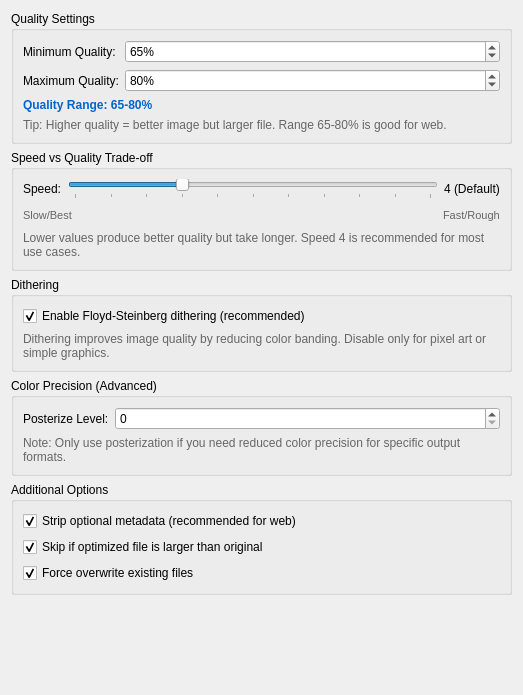
<?xml version="1.0" encoding="UTF-8"?>
<ui version="4.0">
 <class>PngQuantPrefWidget</class>
 <widget class="QWidget" name="PngQuantPrefWidget">
  <property name="geometry">
   <rect>
    <x>0</x>
    <y>0</y>
    <width>523</width>
    <height>695</height>
   </rect>
  </property>
  <property name="windowTitle">
   <string>PNG Optimization Settings</string>
  </property>
  <layout class="QVBoxLayout" name="verticalLayout">
   <item>
    <widget class="QGroupBox" name="qualityGroupBox">
     <property name="title">
      <string>Quality Settings</string>
     </property>
     <layout class="QFormLayout" name="formLayout">
      <item row="0" column="0">
       <widget class="QLabel" name="qualityMinLabel">
        <property name="toolTip">
         <string>Don't save if quality falls below this level (0-100)</string>
        </property>
        <property name="text">
         <string>Minimum Quality:</string>
        </property>
       </widget>
      </item>
      <item row="0" column="1">
       <widget class="QSpinBox" name="qualityMinSpinBox">
        <property name="toolTip">
         <string>Minimum acceptable quality (lower = more compression but worse quality)</string>
        </property>
        <property name="suffix">
         <string>%</string>
        </property>
        <property name="minimum">
         <number>0</number>
        </property>
        <property name="maximum">
         <number>100</number>
        </property>
        <property name="value">
         <number>65</number>
        </property>
       </widget>
      </item>
      <item row="1" column="0">
       <widget class="QLabel" name="qualityMaxLabel">
        <property name="toolTip">
         <string>Use fewer colors to stay below this quality (0-100)</string>
        </property>
        <property name="text">
         <string>Maximum Quality:</string>
        </property>
       </widget>
      </item>
      <item row="1" column="1">
       <widget class="QSpinBox" name="qualityMaxSpinBox">
        <property name="toolTip">
         <string>Maximum quality level (higher = better quality but larger file)</string>
        </property>
        <property name="suffix">
         <string>%</string>
        </property>
        <property name="minimum">
         <number>0</number>
        </property>
        <property name="maximum">
         <number>100</number>
        </property>
        <property name="value">
         <number>80</number>
        </property>
       </widget>
      </item>
      <item row="2" column="0" colspan="2">
       <widget class="QLabel" name="qualityRangeLabel">
        <property name="styleSheet">
         <string>color: #0066CC; font-weight: bold;</string>
        </property>
        <property name="text">
         <string>Quality Range: 65-80%</string>
        </property>
       </widget>
      </item>
      <item row="3" column="0" colspan="2">
       <widget class="QLabel" name="qualityHintLabel">
        <property name="styleSheet">
         <string>color: #666; font-size: 9pt;</string>
        </property>
        <property name="text">
         <string>Tip: Higher quality = better image but larger file. Range 65-80% is good for web.</string>
        </property>
        <property name="wordWrap">
         <bool>true</bool>
        </property>
       </widget>
      </item>
     </layout>
    </widget>
   </item>
   <item>
    <widget class="QGroupBox" name="speedGroupBox">
     <property name="title">
      <string>Speed vs Quality Trade-off</string>
     </property>
     <layout class="QVBoxLayout" name="verticalLayout_2">
      <item>
       <layout class="QHBoxLayout" name="horizontalLayout">
        <item>
         <widget class="QLabel" name="speedLabel">
          <property name="text">
           <string>Speed:</string>
          </property>
         </widget>
        </item>
        <item>
         <widget class="QSlider" name="speedSlider">
          <property name="toolTip">
           <string>1=slow but best quality, 4=default, 11=fast but rougher</string>
          </property>
          <property name="minimum">
           <number>1</number>
          </property>
          <property name="maximum">
           <number>11</number>
          </property>
          <property name="value">
           <number>4</number>
          </property>
          <property name="orientation">
           <enum>Qt::Orientation::Horizontal</enum>
          </property>
          <property name="tickPosition">
           <enum>QSlider::TickPosition::TicksBelow</enum>
          </property>
          <property name="tickInterval">
           <number>1</number>
          </property>
         </widget>
        </item>
        <item>
         <widget class="QLabel" name="speedValueLabel">
          <property name="text">
           <string>4 (Default)</string>
          </property>
         </widget>
        </item>
       </layout>
      </item>
      <item>
       <layout class="QHBoxLayout" name="speedLabelsLayout">
        <item>
         <widget class="QLabel" name="slowLabel">
          <property name="styleSheet">
           <string>font-size: 8pt; color: #666;</string>
          </property>
          <property name="text">
           <string>Slow/Best</string>
          </property>
         </widget>
        </item>
        <item>
         <spacer name="horizontalSpacer">
          <property name="orientation">
           <enum>Qt::Orientation::Horizontal</enum>
          </property>
          <property name="sizeHint" stdset="0">
           <size>
            <width>40</width>
            <height>20</height>
           </size>
          </property>
         </spacer>
        </item>
        <item>
         <widget class="QLabel" name="fastLabel">
          <property name="styleSheet">
           <string>font-size: 8pt; color: #666;</string>
          </property>
          <property name="text">
           <string>Fast/Rough</string>
          </property>
         </widget>
        </item>
       </layout>
      </item>
      <item>
       <widget class="QLabel" name="speedHintLabel">
        <property name="styleSheet">
         <string>color: #666; font-size: 9pt;</string>
        </property>
        <property name="text">
         <string>Lower values produce better quality but take longer. Speed 4 is recommended for most use cases.</string>
        </property>
        <property name="wordWrap">
         <bool>true</bool>
        </property>
       </widget>
      </item>
     </layout>
    </widget>
   </item>
   <item>
    <widget class="QGroupBox" name="ditheringGroupBox">
     <property name="title">
      <string>Dithering</string>
     </property>
     <layout class="QVBoxLayout" name="verticalLayout_3">
      <item>
       <widget class="QCheckBox" name="ditheringCheckBox">
        <property name="toolTip">
         <string>Dithering creates smoother gradients but slightly larger files</string>
        </property>
        <property name="text">
         <string>Enable Floyd-Steinberg dithering (recommended)</string>
        </property>
        <property name="checked">
         <bool>true</bool>
        </property>
       </widget>
      </item>
      <item>
       <widget class="QLabel" name="ditheringHintLabel">
        <property name="styleSheet">
         <string>color: #666; font-size: 9pt;</string>
        </property>
        <property name="text">
         <string>Dithering improves image quality by reducing color banding. Disable only for pixel art or simple graphics.</string>
        </property>
        <property name="wordWrap">
         <bool>true</bool>
        </property>
       </widget>
      </item>
     </layout>
    </widget>
   </item>
   <item>
    <widget class="QGroupBox" name="posterizeGroupBox">
     <property name="title">
      <string>Color Precision (Advanced)</string>
     </property>
     <layout class="QFormLayout" name="formLayout_2">
      <item row="0" column="0">
       <widget class="QLabel" name="posterizeLabel">
        <property name="toolTip">
         <string>Output lower-precision color (0=disabled, 1-8=reduced precision)</string>
        </property>
        <property name="text">
         <string>Posterize Level:</string>
        </property>
       </widget>
      </item>
      <item row="0" column="1">
       <widget class="QSpinBox" name="posterizeSpinBox">
        <property name="toolTip">
         <string>0 = disabled (default). Use for ARGB4444 or reduced color output.</string>
        </property>
        <property name="minimum">
         <number>0</number>
        </property>
        <property name="maximum">
         <number>8</number>
        </property>
        <property name="value">
         <number>0</number>
        </property>
       </widget>
      </item>
      <item row="1" column="0" colspan="2">
       <widget class="QLabel" name="posterizeHintLabel">
        <property name="styleSheet">
         <string>color: #666; font-size: 9pt;</string>
        </property>
        <property name="text">
         <string>Note: Only use posterization if you need reduced color precision for specific output formats.</string>
        </property>
        <property name="wordWrap">
         <bool>true</bool>
        </property>
       </widget>
      </item>
     </layout>
    </widget>
   </item>
   <item>
    <widget class="QGroupBox" name="optionsGroupBox">
     <property name="title">
      <string>Additional Options</string>
     </property>
     <layout class="QVBoxLayout" name="verticalLayout_4">
      <item>
       <widget class="QCheckBox" name="stripMetadataCheckBox">
        <property name="toolTip">
         <string>Remove optional chunks to reduce file size</string>
        </property>
        <property name="text">
         <string>Strip optional metadata (recommended for web)</string>
        </property>
        <property name="checked">
         <bool>true</bool>
        </property>
       </widget>
      </item>
      <item>
       <widget class="QCheckBox" name="skipIfLargerCheckBox">
        <property name="toolTip">
         <string>Keep original if compression doesn't reduce size</string>
        </property>
        <property name="text">
         <string>Skip if optimized file is larger than original</string>
        </property>
        <property name="checked">
         <bool>true</bool>
        </property>
       </widget>
      </item>
      <item>
       <widget class="QCheckBox" name="forceCheckBox">
        <property name="toolTip">
         <string>Overwrite output files without prompting</string>
        </property>
        <property name="text">
         <string>Force overwrite existing files</string>
        </property>
        <property name="checked">
         <bool>true</bool>
        </property>
       </widget>
      </item>
     </layout>
    </widget>
   </item>
   <item>
    <spacer name="verticalSpacer">
     <property name="orientation">
      <enum>Qt::Orientation::Vertical</enum>
     </property>
     <property name="sizeHint" stdset="0">
      <size>
       <width>20</width>
       <height>40</height>
      </size>
     </property>
    </spacer>
   </item>
  </layout>
 </widget>
 <resources/>
 <connections/>
</ui>
